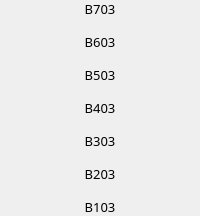
                            <widget class="QFrame" name="frame_62">
                             <property name="frameShape">
                              <enum>QFrame::NoFrame</enum>
                             </property>
                             <property name="frameShadow">
                              <enum>QFrame::Raised</enum>
                             </property>
                             <layout class="QVBoxLayout" name="verticalLayout_68">
                              <property name="spacing">
                               <number>15</number>
                              </property>
                              <property name="leftMargin">
                               <number>0</number>
                              </property>
                              <property name="topMargin">
                               <number>0</number>
                              </property>
                              <property name="rightMargin">
                               <number>0</number>
                              </property>
                              <property name="bottomMargin">
                               <number>0</number>
                              </property>
                              <item>
                               <widget class="QLabel" name="label_116">
                                <property name="font">
                                 <font>
                                  <family>Mitr SemiBold</family>
                                  <pointsize>10</pointsize>
                                 </font>
                                </property>
                                <property name="text">
                                 <string>B703</string>
                                </property>
                                <property name="alignment">
                                 <set>Qt::AlignCenter</set>
                                </property>
                               </widget>
                              </item>
                              <item>
                               <widget class="QLabel" name="label_117">
                                <property name="font">
                                 <font>
                                  <family>Mitr SemiBold</family>
                                  <pointsize>10</pointsize>
                                 </font>
                                </property>
                                <property name="text">
                                 <string>B603</string>
                                </property>
                                <property name="alignment">
                                 <set>Qt::AlignCenter</set>
                                </property>
                               </widget>
                              </item>
                              <item>
                               <widget class="QLabel" name="label_118">
                                <property name="font">
                                 <font>
                                  <family>Mitr SemiBold</family>
                                  <pointsize>10</pointsize>
                                 </font>
                                </property>
                                <property name="text">
                                 <string>B503</string>
                                </property>
                                <property name="alignment">
                                 <set>Qt::AlignCenter</set>
                                </property>
                               </widget>
                              </item>
                              <item>
                               <widget class="QLabel" name="label_119">
                                <property name="font">
                                 <font>
                                  <family>Mitr SemiBold</family>
                                  <pointsize>10</pointsize>
                                 </font>
                                </property>
                                <property name="text">
                                 <string>B403</string>
                                </property>
                                <property name="alignment">
                                 <set>Qt::AlignCenter</set>
                                </property>
                               </widget>
                              </item>
                              <item>
                               <widget class="QLabel" name="label_120">
                                <property name="font">
                                 <font>
                                  <family>Mitr SemiBold</family>
                                  <pointsize>10</pointsize>
                                 </font>
                                </property>
                                <property name="text">
                                 <string>B303</string>
                                </property>
                                <property name="alignment">
                                 <set>Qt::AlignCenter</set>
                                </property>
                               </widget>
                              </item>
                              <item>
                               <widget class="QLabel" name="label_121">
                                <property name="font">
                                 <font>
                                  <family>Mitr SemiBold</family>
                                  <pointsize>10</pointsize>
                                 </font>
                                </property>
                                <property name="text">
                                 <string>B203</string>
                                </property>
                                <property name="alignment">
                                 <set>Qt::AlignCenter</set>
                                </property>
                               </widget>
                              </item>
                              <item>
                               <widget class="QLabel" name="label_122">
                                <property name="font">
                                 <font>
                                  <family>Mitr SemiBold</family>
                                  <pointsize>10</pointsize>
                                 </font>
                                </property>
                                <property name="text">
                                 <string>B103</string>
                                </property>
                                <property name="alignment">
                                 <set>Qt::AlignCenter</set>
                                </property>
                               </widget>
                              </item>
                             </layout>
                            </widget>
